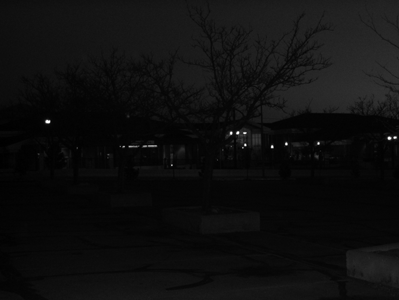
#> input picture Midterm_Essay/Histogram/image.jpg, 399 x 300 px
$ python 522h0006_part2_DEMO.py
#> lines starting #> are read from the running program, lines starting #| are printed output that depends on the picture
import cv2
import numpy as np
import matplotlib.pyplot as plt

# Đọc ảnh từ file
image = cv2.imread("image.jpg")
#> image is the input picture: shape (300, 399, 3); min 0, max 255, mean 14.8

# Chuyển ảnh sang dạng ảnh xám
gray_image = cv2.cvtColor(image, cv2.COLOR_BGR2GRAY)

# Hàm tính histogram bằng phương pháp đếm số pixel tương ứng với mỗi mức xám
def compute_histogram(image):
    hist = np.zeros(256) # Khởi tạo mảng hist có 256 phần tử bằng 0
    # Lặp qua từng pixel trong ảnh
    for x in range(image.shape[0]): # Duyệt qua từng chiều cao của ảnh
        for y in range(image.shape[1]): # Duyệt qua từng chiều rộng của ảnh
            pixel_values = image[x,y]  # Lấy giá trị pixel hiện tại của ảnh gán vào giá trị pixel_value
            hist[pixel_values] += 1   # Sau khi đã cập nhật pixel_values thì tăng giá trị của mảng hist lên 1
    return hist  # Sau khi đã cập nhật mỗi pixel tương ứng với mỗi mức xám từ (0-255) thì hàm trả về mảng hist

# Hàm tính phân phối tích lũy (CDF)
def compute_CDF(histogram):
    cdf = np.zeros(256) # Khởi tạo mảng cdf có 256 phần tử bằng 0
    cdf[0] = histogram[0]  # Gán giá trị đầu tiên của CDF bằng giá trị histogram tương ứng.
    for i in range(1, 256): # Duyệt qua các mức xám từ (1-255)
        cdf[i] = cdf[i-1] + histogram[i]  # Tính giá trị CDF bằng tổng các pixel ở từng mức xám.
    return cdf # Hàm trả mảng phân phối tích lũy của một histogram

# Hàm chuẩn hóa CDF
def normalize_cdf(cdf, height, width):
    normalized_cdf = (cdf * 255) / (height * width)
    return normalized_cdf # Kết quả trả về là mảng chứa cdf đã được chuẩn hóa

def equalize_image(image):
    equalized_image = image.copy()  # Tạo một bản sao của ảnh đầu vào để lưu ảnh đã cân bằng histogram
    Histogram = compute_histogram(gray_image) # Tính Histogram từ ảnh xám
#> after the loop in compute_histogram, `for x in range(image.shape[0]):`: hist = 256 values, max 10624 at index 6, min 0 at index 66, mean 467.6
    CDF = compute_CDF(Histogram) # Tính hàm CDF từ Histogram của ảnh xám
    normalized_cdf = normalize_cdf(CDF, image.shape[0], image.shape[1])  # Chuẩn hóa CDF
    # Lặp qua từng pixel trong ảnh và ánh xạ lại mức sáng
    for x in range(image.shape[0]): # Câu lệnh image.shape[0] trả về chiều cao của ảnh
        for y in range(image.shape[1]): # Câu lệnh image.shape[1] trả về chiều rộng của ảnh
            pixel_value = image[x, y]  # Lấy giá trị pixel hiện tại
            equalized_image[x, y] = normalized_cdf[pixel_value] # Gán giá trị pixel đã ánh xạ lại vào ảnh
    return equalized_image

equalized_image = equalize_image(gray_image) # Gán ảnh đã cân bằng vào biến equalized_image
#> in equalize_image, `Histogram = compute_histogram(gray_image)`: Histogram has the same summary as hist in compute_histogram
#> after the loop in compute_CDF, `for i in range(1, 256):`: cdf = 256 values from 60 to 119700
#> in normalize_cdf, `normalized_cdf = (cdf * 255) / (height * width)`: normalized_cdf = 256 values from 0.128 to 255
#> after the loop in equalize_image, `for x in range(image.shape[0]):`:
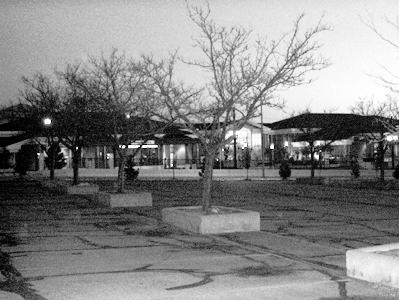
#> equalized_image: shape (300, 399); min 0, max 255, mean 132.1

def resize_image_to_half(image):
    # Lấy kích thước của ảnh gốc
    height, width = image.shape[:2]

    # Sử dụng hàm resize để thay đổi kích thước ảnh về 1/2
    resized_image = cv2.resize(image, (width // 2, height // 2))

    return resized_image

# Hiển thị biểu đồ histogram của ảnh gốc và ảnh đã cân bằng
#gray_image = resize_image_to_half(gray_image)
hist1 = cv2.calcHist([gray_image], [0], None, [256], [0, 256])
#> hist1 has the same summary as hist in compute_histogram
plot2 = plt.figure(1)
plt.title('Histogram of Gray Image')
plt.plot(hist1)

#equalized_image = cv2.equalizeHist(gray_image)
hist2 = cv2.calcHist([equalized_image], [0], None, [256], [0, 256])
#> hist2 = 256 values, max 10624 at index 68, min 0 at index 1, mean 467.6
plot2 = plt.figure(2)
plt.title('Histogram of Equalized Image')
plt.plot(hist2)
plt.show()
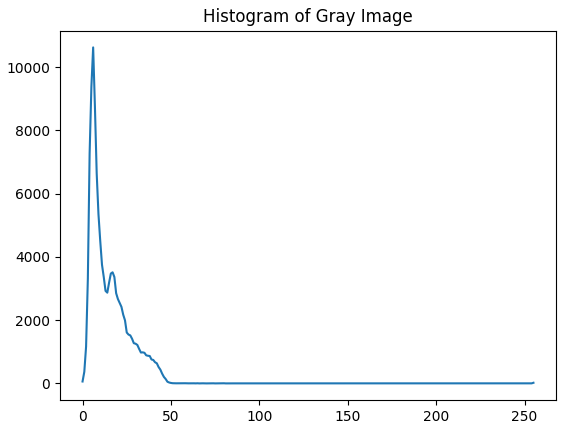
#> figure drawn by matplotlib, 1 panel; curve peaks at x = 6, y = 10624
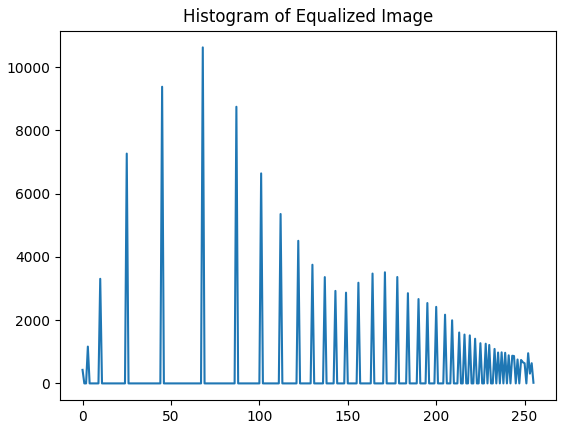
#> figure drawn by matplotlib, 1 panel; curve peaks at x = 68, y = 10624

# Hiển thị ảnh gốc và ảnh đã cân bắng
cv2.imshow('Gray Image', gray_image)
cv2.imshow('Equalized Image', equalized_image)

# Nhấn một nút bất kì để thoát
cv2.waitKey(0)

$ run again, with Midterm_Essay/Histogram/Phuc.jpg copied over Midterm_Essay/Histogram/image.jpg
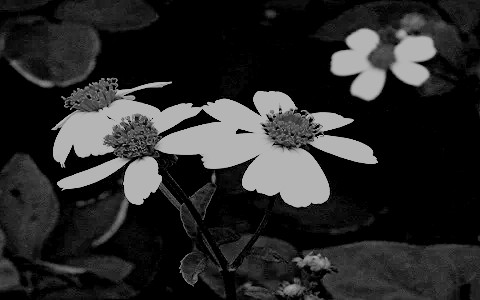
#> input picture Midterm_Essay/Histogram/Phuc.jpg, 480 x 300 px
#> image is the input picture: shape (300, 480, 3); min 0, max 194, mean 41.5
#> after the loop in compute_histogram, `for x in range(image.shape[0]):`: hist = 256 values, max 54749 at index 0, min 0 at index 195, mean 562.5
#> Histogram has the same summary as hist in compute_histogram
#> after the loop in compute_CDF, `for i in range(1, 256):`: cdf = 256 values from 54749 to 144000
#> in normalize_cdf, `normalized_cdf = (cdf * 255) / (height * width)`: normalized_cdf = 256 values from 96.95 to 255
#> after the loop in equalize_image, `for x in range(image.shape[0]):`:
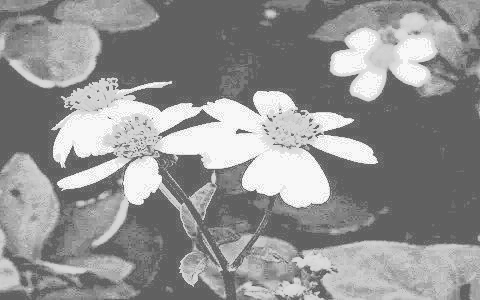
#> equalized_image: shape (300, 480); min 96, max 255, mean 146.5
#> hist1 has the same summary as hist in compute_histogram
#> hist2 = 256 values, max 54749 at index 96, min 0 at index 0, mean 562.5
#> `plt.show()`:
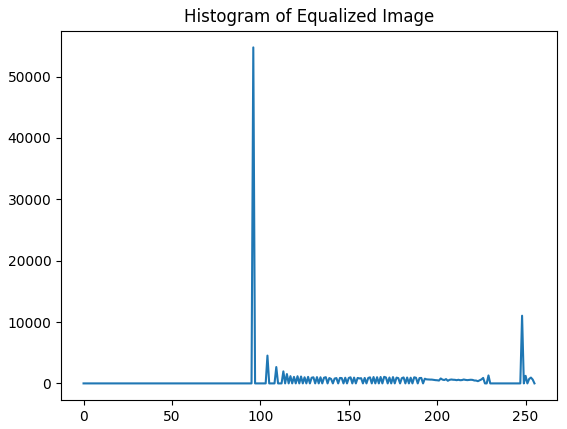
#> figure drawn by matplotlib, 1 panel; curve peaks at x = 96, y = 54749
